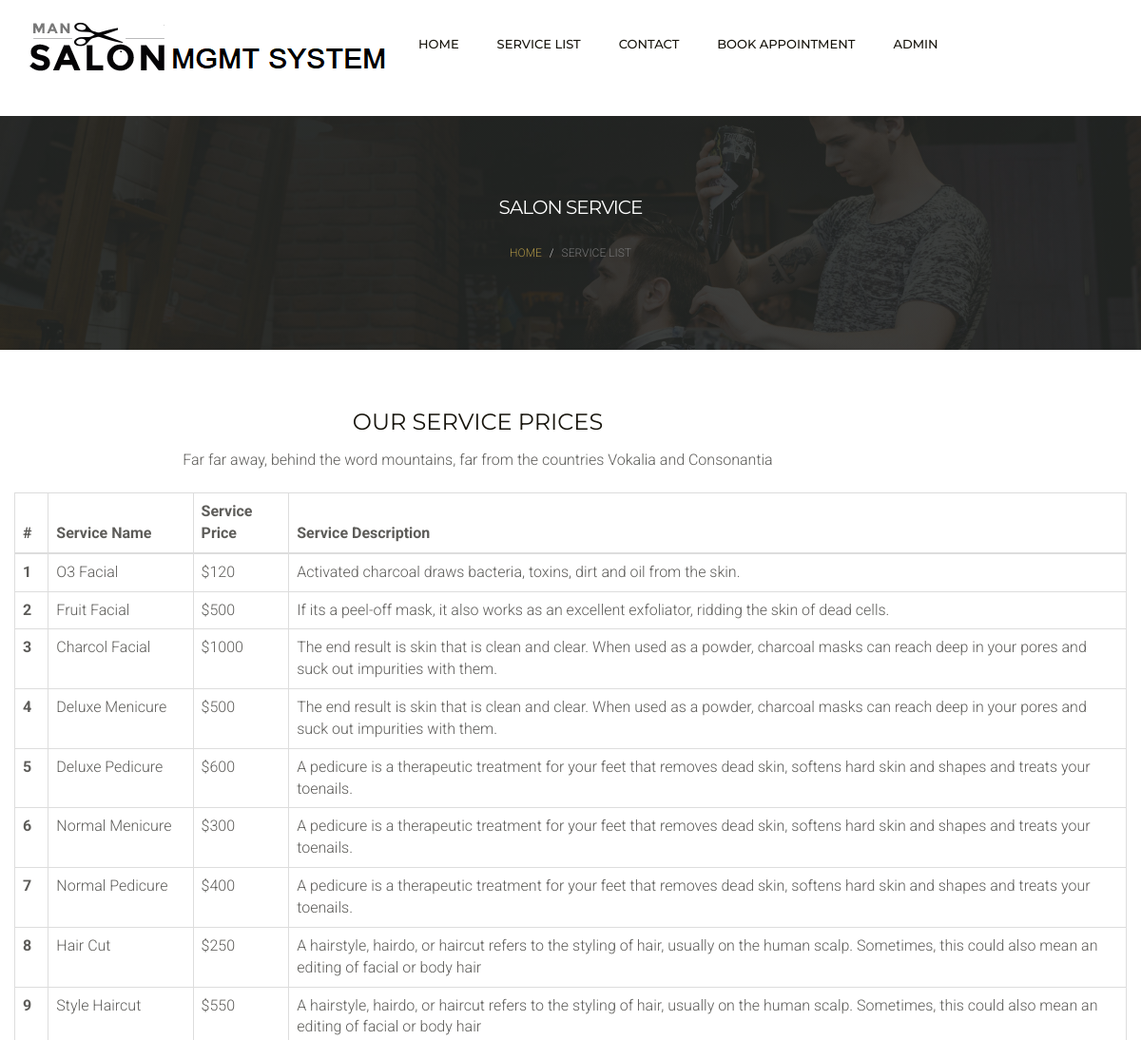
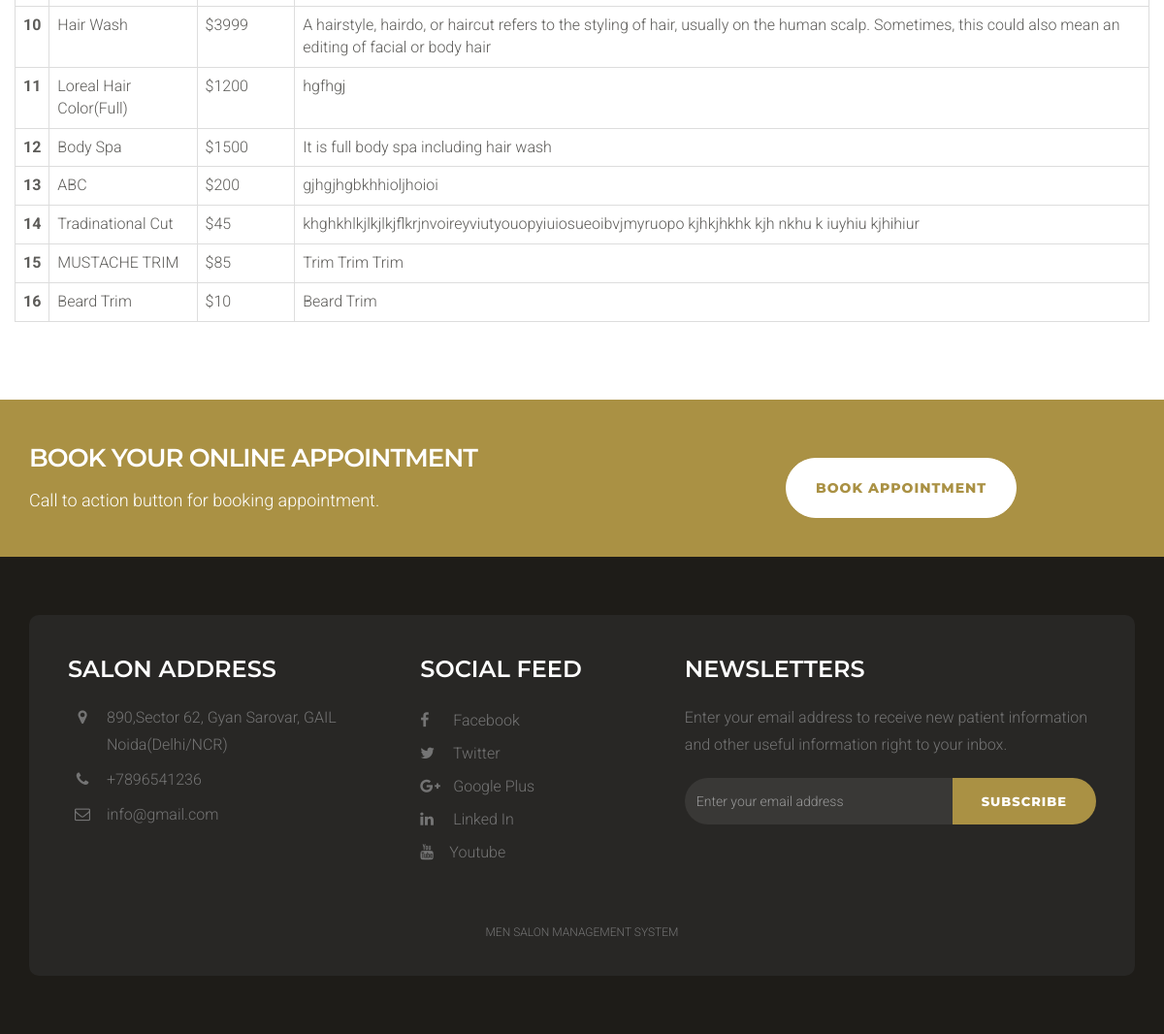
Page /msms/service-list.php on the committed database (2 pictures, top to bottom).
### tables this page shows
CREATE TABLE `tblservices` (
  `ID` int(10) NOT NULL,
  `ServiceName` varchar(200) DEFAULT NULL,
  `Description` mediumtext DEFAULT NULL,
  `Cost` int(10) DEFAULT NULL,
  `CreationDate` timestamp NULL DEFAULT current_timestamp()
);

CREATE TABLE `tblpage` (
  `ID` int(10) NOT NULL,
  `PageType` varchar(200) DEFAULT NULL,
  `PageTitle` mediumtext DEFAULT NULL,
  `PageDescription` mediumtext DEFAULT NULL,
  `Email` varchar(200) DEFAULT NULL,
  `MobileNumber` bigint(10) DEFAULT NULL,
  `UpdationDate` date DEFAULT NULL,
  `Timing` varchar(200) NOT NULL
);

### msms/service-list.php (the view, shortened to what this page needs)
<?php
include('includes/dbconnection.php');
  ?>
<!DOCTYPE html>
<html lang="en">
<head>
    <link href="css/bootstrap.min.css" rel="stylesheet">
    <link href="css/font-awesome.min.css" rel="stylesheet">
    <link href="css/style.css" rel="stylesheet">
</head>
<body>
   <?php include_once('includes/header.php');?>
    <div class="page-header">
        <div class="container">
            <div class="row">
                <div class="col-lg-12 col-md-12 col-sm-12 col-xs-12">
                    <div class="page-caption">
                        <h2 class="page-title">Salon Service</h2>
                        <div class="page-breadcrumb">
                            <ol class="breadcrumb">
                                <li><a href="index.php">Home</a></li>
                                <li class="active">service list</li>
                            </ol>
                        </div>
                    </div>
                </div>
            </div>
        </div>
    </div>
    <div class="content">
        <div class="container">
            <div class="row">
                <div class="col-md-10 heading-section text-center ftco-animate" style="padding-bottom: 20px;">
            <h2 class="mb-4">Our Service Prices</h2>
            <p>Far far away, behind the word mountains, far from the countries Vokalia and Consonantia</p>
          </div>
               <table class="table table-bordered"> <thead> <tr> <th>#</th> <th>Service Name</th> <th>Service Price</th> <th>Service Description</th> </tr> </thead> <tbody>
<?php
$ret=mysqli_query($con,"select *from  tblservices");
$cnt=1;
while ($row=mysqli_fetch_array($ret)) {
?>
             <tr> <th scope="row"><?php echo $cnt;?></th> <td><?php  echo $row['ServiceName'];?></td> <td>$<?php  echo $row['Cost'];?></td> <td><?php  echo $row['Description'];?></td> </tr>   <?php
$cnt=$cnt+1;
}?></tbody> </table>
            </div>
        </div>
    </div>
    <div class="space-small bg-primary">
        <div class="container">
            <div class="row">
                <div class="col-lg-8 col-sm-7 col-md-8 col-xs-12">
                    <h1 class="cta-title">Book your online appointment</h1>
                    <p class="cta-text"> Call to action button for booking appointment.</p>
                </div>
                <div class="col-lg-4 col-sm-5 col-md-4 col-xs-12">
                    <a href="appointment.php" class="btn btn-white btn-lg mt20">Book Appointment</a>
                </div>
            </div>
        </div>
    </div>
    <?php include_once('includes/footer.php');?>
</body>
</html>

### msms/includes/header.php
<div class="header">
        <div class="container">
            <div class="row">
                <div class="col-lg-4 col-md-4 col-sm-12 col-xs-12">
                    <a href="index.php"><img src="images/logo.png" alt=""></a>
                </div>
                <div class="col-lg-8 col-md-4 col-sm-12 col-xs-12">
                    <div class="navigation">
                        <div id="navigation">
                            <ul>
                                <li class="active"><a href="index.php" title="Home">Home</a></li>
                                <li><a href="service-list.php" title="Service List">Service List</a>
                                </li>
                                <li><a href="contact.php" title="Contact Us">Contact</a> </li>
                                <li><a href="appointment.php" title="Styleguide">Book Appointment</a> </li>
                                <li><a href="admin/index.php" title="Contact Us">Admin</a> </li>
                            </ul>
                        </div>
                    </div>
                </div>
            </div>
        </div>
    </div>

### msms/includes/footer.php (shortened to what this page needs)
<?php
include('includes/dbconnection.php');
  ?>
<div class="footer">
        <div class="container">
            <div class="footer-block">
                <div class="row">
                    <div class="col-lg-4 col-md-4 col-sm-6 col-xs-12">
                        <div class="footer-widget">
                            <h2 class="widget-title">Salon Address</h2>
                            <ul class="listnone contact">
                                <?php
$ret=mysqli_query($con,"select * from tblpage where PageType='contactus' ");
while ($row=mysqli_fetch_array($ret)) {
?>
                                <li><i class="fa fa-map-marker"></i> <?php  echo $row['PageDescription'];?> </li>
                                <li><i class="fa fa-phone"></i> +<?php  echo $row['MobileNumber'];?></li>
                                <li><i class="fa fa-envelope-o"></i>  <?php  echo $row['Email'];?></li><?php } ?>
                            </ul>
                        </div>
                    </div>
                    <div class="col-lg-3 col-md-3 col-sm-6 col-xs-12">
                        <div class="footer-widget footer-social">
                            <h2 class="widget-title">Social Feed</h2>
                            <ul class="listnone">
                                <li>
                                    <a href="#"> <i class="fa fa-facebook"></i> Facebook </a>
                                </li>
                                <li><a href="#"><i class="fa fa-twitter"></i> Twitter</a></li>
                                <li><a href="#"><i class="fa fa-google-plus"></i> Google Plus</a></li>
                                <li><a href="#"><i class="fa fa-linkedin"></i> Linked In</a></li>
                                <li>
                                    <a href="#"> <i class="fa fa-youtube"></i>Youtube</a>
                                </li>
                            </ul>
                        </div>
                    </div>
                    <div class="col-lg-5 col-md-5 col-sm-12 col-xs-12">
                        <div class="footer-widget widget-newsletter">
                            <h2 class="widget-title">Newsletters</h2>
                            <p>Enter your email address to receive new patient information and other useful information right to your inbox.</p>
                            <form method="post">
                            <div class="input-group">
                                <input type="text" class="form-control" placeholder="Enter your email address" name="email">
                                <span class="input-group-btn">
                            <button class="btn btn-default" type="submit" value="submit" name="sub">Subscribe</button>
                            </span>
                            </div></form>
                        </div>
                    </div>
                </div>
                <div class="tiny-footer">
                    <div class="row">
                        <div class="col-lg-12 col-md-12 col-sm-12 col-xs-12">
                            <div class="copyright-content">
                                <p> Men Salon Management System </p>
                            </div>
                        </div>
                    </div>
                </div>
            </div>
        </div>
    </div>

### rows in the picture
tblservices: ServiceName "O3 Facial", Cost "120", Description "Activated charcoal draws bacteria, toxins, dirt and oil from the skin."
tblservices: ServiceName "Fruit Facial", Cost "500", Description "If its a peel-off mask, it also works as an excellent exfoliator, ridding the skin of dead cells."
tblservices: ServiceName "Charcol Facial", Cost "1000", Description "The end result is skin that is clean and clear. When used as a powder, charcoal masks can reach deep in your pores and suck out impurities with them."
tblservices: ServiceName "Deluxe Menicure", Cost "500", Description "The end result is skin that is clean and clear. When used as a powder, charcoal masks can reach deep in your pores and suck out impurities with them."
tblservices: ServiceName "Deluxe Pedicure", Cost "600", Description "A pedicure is a therapeutic treatment for your feet that removes dead skin, softens hard skin and shapes and treats your toenails."
tblservices: ServiceName "Normal Menicure", Cost "300", Description "A pedicure is a therapeutic treatment for your feet that removes dead skin, softens hard skin and shapes and treats your toenails."
tblservices: ServiceName "Normal Pedicure", Cost "400", Description "A pedicure is a therapeutic treatment for your feet that removes dead skin, softens hard skin and shapes and treats your toenails."
tblservices: ServiceName "Hair Cut", Cost "250", Description "A hairstyle, hairdo, or haircut refers to the styling of hair, usually on the human scalp. Sometimes, this could also mean an editing of facial or body hair"
tblservices: ServiceName "Style Haircut", Cost "550", Description "A hairstyle, hairdo, or haircut refers to the styling of hair, usually on the human scalp. Sometimes, this could also mean an editing of facial or body hair"
tblservices: ServiceName "Hair Wash", Cost "3999", Description "A hairstyle, hairdo, or haircut refers to the styling of hair, usually on the human scalp. Sometimes, this could also mean an editing of facial or body hair"
tblservices: ServiceName "Loreal Hair Color(Full)", Cost "1200", Description "hgfhgj"
tblservices: ServiceName "Body Spa", Cost "1500", Description "It is full body spa including hair wash"
tblservices: ServiceName "ABC", Cost "200", Description "gjhgjhgbkhhioljhoioi"
tblservices: ServiceName "Tradinational Cut", Cost "45", Description "khghkhlkjlkjlkjflkrjnvoireyviutyouopyiuiosueoibvjmyruopo kjhkjhkhk kjh nkhu k iuyhiu kjhihiur"
tblservices: ServiceName "MUSTACHE TRIM", Cost "85", Description "Trim Trim Trim"
tblservices: ServiceName "Beard Trim", Cost "10", Description "Beard Trim"
tblpage: PageDescription "890,Sector 62, Gyan Sarovar, GAIL Noida(Delhi/NCR)", MobileNumber "7896541236", Email "info@gmail.com"
